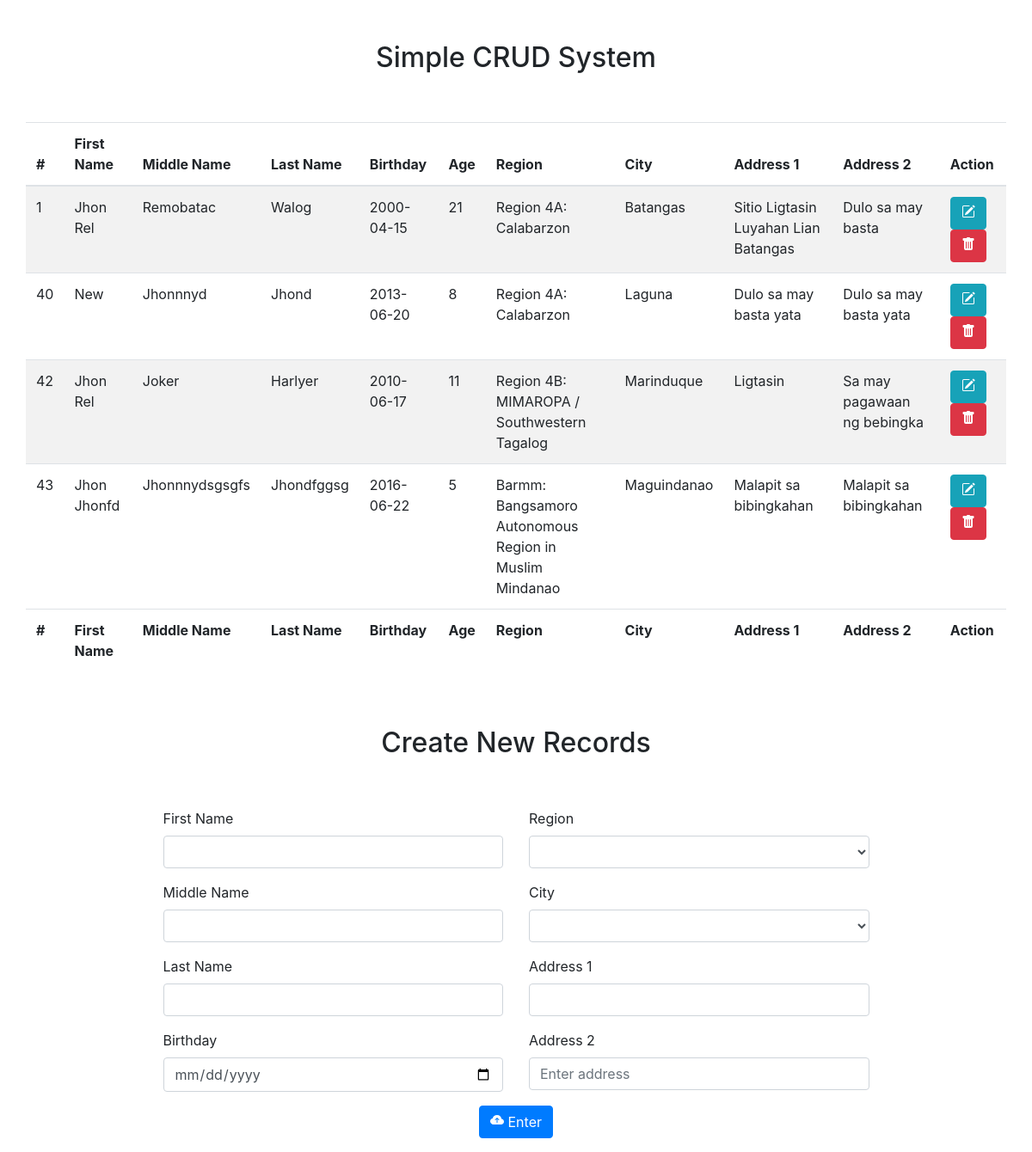
The page / on the database its author committed.
### tables this page shows
CREATE TABLE `student` (
  `ID` int(11) NOT NULL,
  `FirstName` varchar(255) NOT NULL,
  `LastName` varchar(255) NOT NULL,
  `MiddleName` varchar(255) NOT NULL,
  `BD` date NOT NULL,
  `Age` int(11) NOT NULL,
  `Add1` varchar(255) NOT NULL,
  `Add2` varchar(255) NOT NULL,
  `Region` varchar(255) NOT NULL,
  `City` varchar(255) NOT NULL
);

### action.php (called while the page is built, shortened)
<?php
$fname = $lname = $mname = $add1 = $add2 = $bd = $region = $city = $ages = "";
$updbutton = false;
?>

### index.php (the view, shortened to what this page needs)
<!DOCTYPE html>
<html>
<head>
	<link rel="stylesheet" href="https://cdn.jsdelivr.net/npm/bootstrap@4.0.0/dist/css/bootstrap.min.css">
</head>
<body>
<?php require_once 'action.php';  ?>
<br><br>
<div style="text-align: center;">
	<h2>Simple CRUD System</h2>
	<br><br>
</div>
<div class="container">
	<?php
 $mysqli = new mysqli('localhost', 'root', '', 'crud_walog') or die(mysqli_error($mysqli));
	$result = $mysqli->query("SELECT * from student") or die($mysqli->error);
	$result1 = $mysqli->query("SELECT * from region") or die($mysqli->error);
 ?>
<div class="row justify-content-center table-wrapper-scroll-y my-custom-scrollbar">
	<table class="table table-striped table-hover table-responsive " >
		<thead>
			<tr>
				<th>#</th>
				<th>First Name</th>
				<th> Middle Name</th>
				<th>Last Name</th>
				<th>Birthday</th>
				<th>Age</th>
				<th>Region</th>
				<th>City</th>
				<th>Address 1</th>
				<th>Address 2</th>
				<th colspan="2">Action</th>
			</tr>
		</thead>
		<tfoot>
			<tr>
				<th>#</th>
				<th>First Name</th>
				<th> Middle Name</th>
				<th>Last Name</th>
				<th>Birthday</th>
				<th>Age</th>
				<th>Region</th>
				<th>City</th>
				<th>Address 1</th>
				<th>Address 2</th>
				<th colspan="2">Action</th>
			</tr>
		</tfoot>
			<?php while ($row = $result->fetch_assoc()): ?>
			<tr>
				<td><?php echo $row['ID']; ?></td>
				<td><?php echo $row['FirstName']; ?></td>
				<td><?php echo $row['MiddleName']; ?></td>
				<td><?php echo $row['LastName']; ?></td>
				<td><?php echo $row['BD']; ?></td>
				<td><?php echo $row['Age']; ?></td>
				<td><?php echo $row['Region']; ?></td>
				<td><?php echo $row['City']; ?></td>
				<td><?php echo $row['Add1']; ?></td>
				<td><?php echo $row['Add2']; ?></td>
				<td>
					<a href="index.php?edit=<?php echo $row['ID']; ?>" class="btn btn-info"></a>
<a onclick="return confirm('Confirm Deletion?')" href="action.php?del=<?php echo $row['ID']; ?>" class="btn btn-danger"></a>
				</td>
			</tr>
		<?php endwhile;	 ?>
	</table>
</div>
</div>
<?php if ($updbutton == true): ?>
	<br><br>
<div style="text-align: center;">
	<h2>Record Info</h2>
	<h4>You can update the record info</h4>
	<br><br>
</div>
<?php else: ?>
	<br><br>
<div style="text-align: center;">
	<h2>Create New Records</h2>
	<br><br>
</div>
<?php endif ?>
<div class="row justify-content-center">
	<form action="action.php" method="POST" >
		<div class="row align-items-start">
			<div class="col">
				<div class="form-group">
		<label>First Name</label>
		<input type="textbox" name="fname" class="form-control"  value="<?php echo $fname ?>">
	</div>
	<div class="form-group">
		<label>Middle Name</label>
		<input type="textbox" name="mname" class="form-control" value="<?php echo $mname ?>">
	</div>
	<div class="form-group">
		<label>Last Name</label>
		<input type="textbox" name="lname" class="form-control" value="<?php echo $lname ?>">
	</div>
	<div class="form-group">
		<label>Birthday</label>
		<input type="date" name="bd" class="form-control" value="<?php echo $bd ?>">
	</div>
			</div>
			<div class="col">
				<div class="form-group">
					<label>Region</label>
					<select class="form-control" id="region-list" onchange="getregid(this.value);" name="reg" value="<?php echo $region; ?>">
						<option value="<?php if (!empty($region)){echo $region;} ?>">
							<?php if (!empty($region)){echo $region;} ?></option>
						<?php while ($row1 = $result1->fetch_assoc()): ?>
							<option active value="<?php echo $row1['ID']; ?>"><?php echo $row1['Region']; ?></option>
						<?php endwhile;	 ?>
					</select>
				</div>
				<div class="form-group">
					<label>City</label>
					<select class="form-control" id="city-list" name="city" value="<?php echo $city ?>">
						<option value="<?php if (!empty($city)){echo $city;} ?>"><?php if (!empty($city)){echo $city;} ?></option>
					</select>
				</div>
				<div class="form-group">
		<label>Address 1</label>
		<input type="textbox" name="addone" class="form-control" value="<?php echo $add2 ?>">
	</div>
	<div class="form-group">
		<label>Address 2</label>
		<input type="textbox" name="addtwo" class="form-control" value="<?php echo $add2 ?>" placeholder="Enter address">
	</div>
			</div>
		</div>
	<div class="form-group" style="text-align: center;">
		<?php if ($updbutton == true): ?>
		<button type="submit" name="upd" class="btn btn-info"><svg xmlns="http://www.w3.org/2000/svg" width="16" height="16" fill="currentColor" class="bi bi-cloud-arrow-up-fill" viewBox="0 0 16 16">
  <path d="M8 2a5.53 5.53 0 0 0-3.594 1.342c-.766.66-1.321 1.52-1.464 2.383C1.266 6.095 0 7.555 0 9.318 0 11.366 1.708 13 3.781 13h8.906C14.502 13 16 11.57 16 9.773c0-1.636-1.242-2.969-2.834-3.194C12.923 3.999 10.69 2 8 2zm2.354 5.146a.5.5 0 0 1-.708.708L8.5 6.707V10.5a.5.5 0 0 1-1 0V6.707L6.354 7.854a.5.5 0 1 1-.708-.708l2-2a.5.5 0 0 1 .708 0l2 2z"/>
</svg> Update</button>
		<?php else: ?>
		<button type="submit" name="ent" class="btn btn-primary"> Enter</button>
		<?php endif; ?>
	</div>
</form>
</div>
</body>
</html>

### rows shown on the page
student: ID "1", FirstName "Jhon Rel", MiddleName "Remobatac", LastName "Walog", BD "2000-04-15", Age "21", Region "Region 4A: Calabarzon", City "Batangas", Add1 "Sitio Ligtasin Luyahan Lian Batangas", Add2 "Dulo sa may basta"
student: ID "40", FirstName "New", MiddleName "Jhonnnyd", LastName "Jhond", BD "2013-06-20", Age "8", Region "Region 4A: Calabarzon", City "Laguna", Add1 "Dulo sa may basta yata", Add2 "Dulo sa may basta yata"
student: ID "42", FirstName "Jhon Rel", MiddleName "Joker", LastName "Harlyer", BD "2010-06-17", Age "11", Region "Region 4B: MIMAROPA / Southwestern Tagalog", City "Marinduque", Add1 "Ligtasin", Add2 "Sa may pagawaan ng bebingka"
student: ID "43", FirstName "Jhon Jhonfd", MiddleName "Jhonnnydsgsgfs", LastName "Jhondfggsg", BD "2016-06-22", Age "5", Region "Barmm: Bangsamoro Autonomous Region in Muslim Mindanao", City "Maguindanao", Add1 "Malapit sa bibingkahan", Add2 "Malapit sa bibingkahan"
